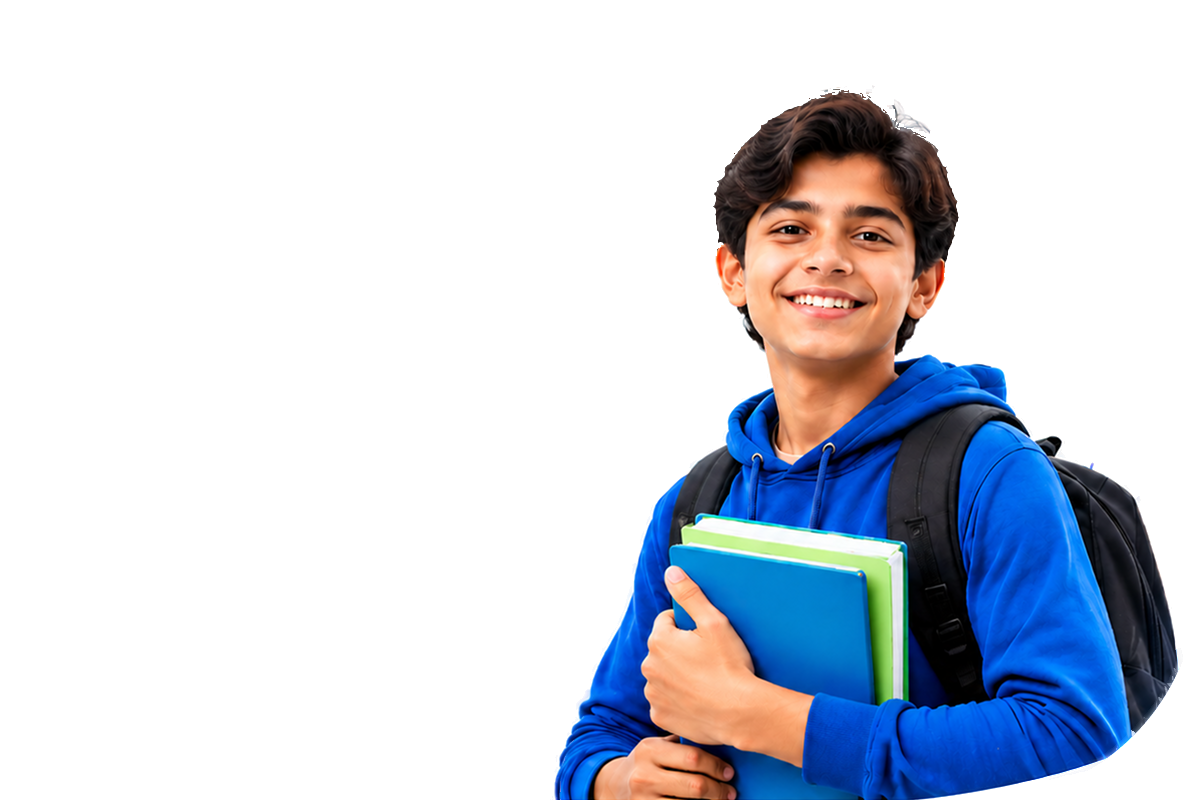
#> input picture student-hero-animation/assets/layers/boy.png, 1198 x 800 px
$ python build_config.py
#> lines starting #> are read from the running program, lines starting #| are printed output that depends on the picture; after the words box and inside, x2 and y2 are one past the last pixel; in counts of white or black regions, pixels touching at a corner belong together
"""Step 6: write the LAYERS / GROUPS config into index.html (between the CONFIG markers) from the generated layers,
including where each element hides behind the boy (nearest point at least 15 units inside boy.png's silhouette)."""
import json, re, numpy as np, cv2
from PIL import Image
ROOT = __file__.rsplit('/tools/', 1)[0]
P = json.load(open(f'{ROOT}/tools/parts.json')); HL = json.load(open(f'{ROOT}/tools/hair_layers.json')); E = json.load(open(f'{ROOT}/tools/element_layers.json'))
#> (reads student-hero-animation/tools/parts.json from the repository)
#> (reads student-hero-animation/tools/hair_layers.json from the repository)
#> (reads student-hero-animation/tools/element_layers.json from the repository)
a = np.asarray(Image.open(f'{ROOT}/assets/layers/boy.png'))[..., 3] / 255
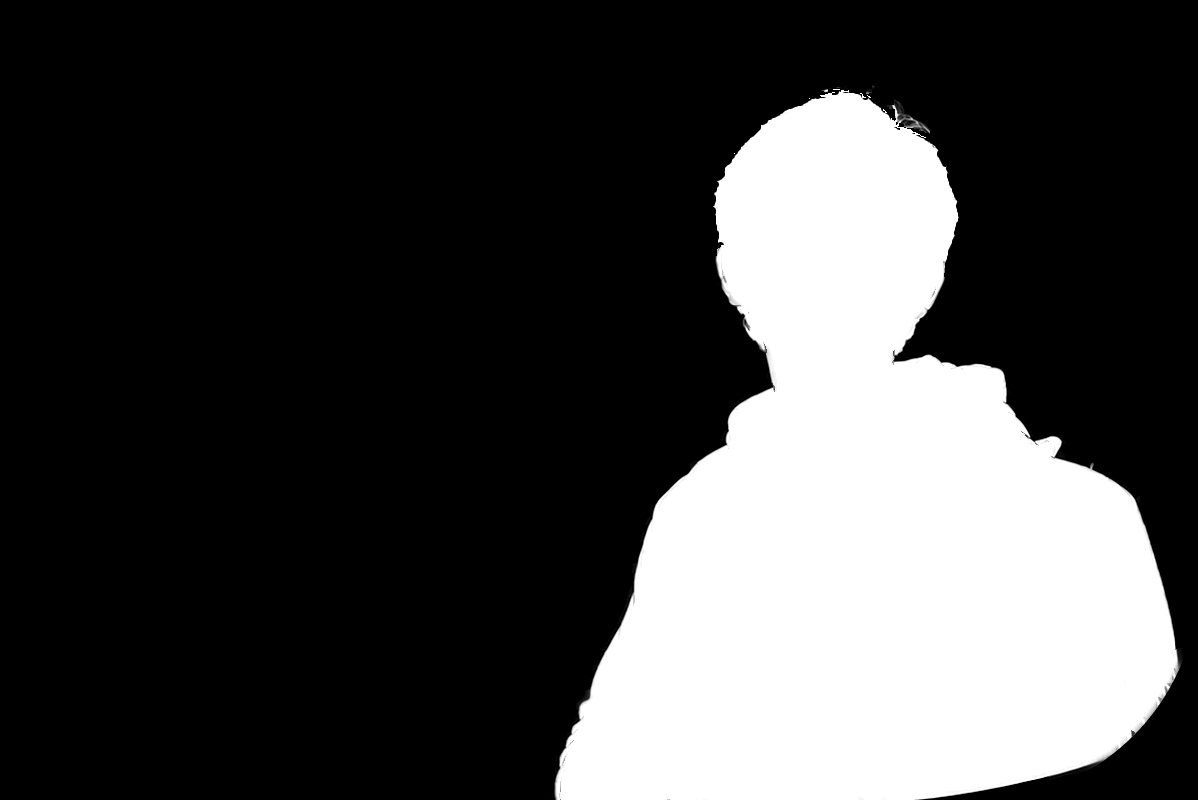
#> a: shape (800, 1198) float64; min 0, max 1, mean 0.267
inner = cv2.erode((a > 0.95).astype(np.uint8), np.ones((31, 31), np.uint8)); ys, xs = np.where(inner)
#> after `inner = cv2.erode((a > 0.95).astype(np.uint8), np.ones((31, 31), np.ui`:
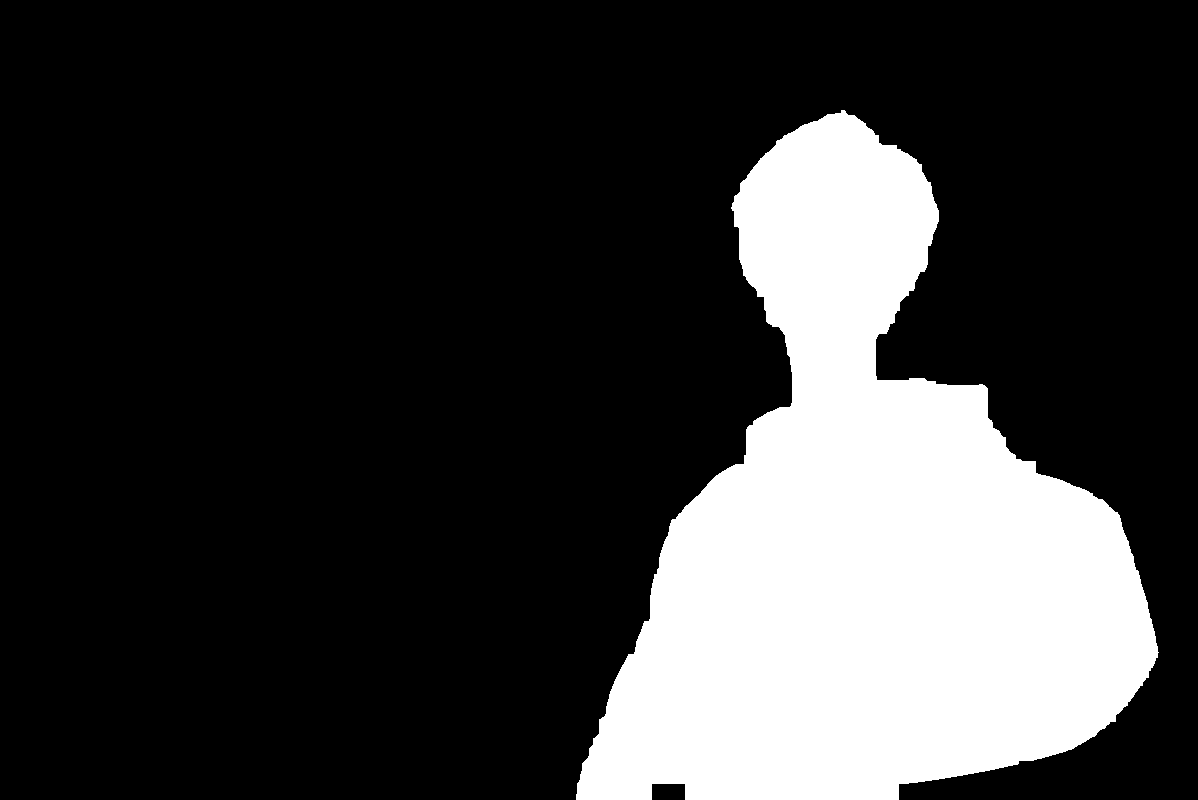
#> inner: shape (800, 1198); values 0 (black) and 1 (white), 22.2% white; 1 white region, box (x1, y1, x2, y2) and area: (576, 110, 1159, 800) 213210
def L(p, extra=''): return "{ file:'%s', x:%d, y:%d, w:%d, h:%d%s }" % (p['file'], p['x'], p['y'], p['w'], p['h'], extra)
lines = ["const LAYERS = {",
 "  BACKGROUND: { file:'assets/layers/background.jpg', x:-24, y:-24, w:1246, h:848 },",
 "  BOY:        { file:'assets/layers/boy.png', x:0, y:0, w:1198, h:800 },"]
for n, org in [('hair_top', '50% 88%'), ('hair_left', '85% 4%'), ('hair_right', '15% 4%')]:
    v = HL[n]; lines.append("  %s: { file:'assets/layers/%s.png', x:%d, y:%d, w:%d, h:%d, origin:'%s' }," % (n.upper(), n, v['x'], v['y'], v['w'], v['h'], org))
lines += ["  BULB:       " + L(P['bulb']) + ",",
          "  BULB_RAYS: [" + ", ".join(L(r, ", origin:'%s%% %s%%'" % (r['origin'][0], r['origin'][1])) for r in P['bulb_rays']) + "],",
          "  CHART_CARD: " + L(P['chart']['card'], ", tilt:-6.4") + ",",
          "  CHART_BARS: [" + ", ".join(L(r) for r in P['chart']['marks']) + "],",
          "  LIST_CARD:  " + L(P['list']['card'], ", tilt:7.5") + ",",
          "  LIST_LINES: [" + ", ".join(L(r) for r in P['list']['marks']) + "],",
          "  PLANE:      " + L(P['plane']) + ",",
          "  PLANE_TRAIL:" + L(P['plane_trail']) + ",",
          "  DOTS: [" + ", ".join(L(r) for r in P['dots']) + "],",
          "  CIRCLE:     " + L(P['circle']) + ",", "};",
          "// element groups: box on the canvas, where each hides behind the boy (from boy.png's alpha), idle float rhythm",
          "const GROUPS = {"]
rhythm = {'dots': ('3.8s', '-1.1s'), 'circle': ('4.6s', '-2.4s'), 'bulb': ('3.4s', '0s'), 'chart': ('4.0s', '-.8s'), 'list': ('4.6s', '-1.7s'), 'plane': ('3.8s', '-.4s')}
for n in ['dots', 'circle', 'bulb', 'chart', 'list', 'plane']:
    e = E[n]; cx, cy = e['x'] + e['w'] / 2, e['y'] + e['h'] / 2
    k = np.argmin((xs - cx) ** 2 + (ys - cy) ** 2); dx, dy = xs[k] - cx, ys[k] - cy; d = np.hypot(dx, dy)
    hx, hy = dx + dx / d * 20, dy + dy / d * 20
    lines.append("  %-7s { x:%d, y:%d, w:%d, h:%d, hideDx:%.1f, hideDy:%.1f, dur:'%s', delay:'%s' }," % (n + ':', e['x'], e['y'], e['w'], e['h'], hx, hy, *rhythm[n]))
#> this loop made 6 passes
#> (k, dx, dy, d, hx, hy) on passes 1 to 6: (5130, -227, 133, 263.1, -244.3, 143.1), (13850, -209.5, 36, 212.6, -229.2, 39.39), (3281, 65.5, 63, 90.88, 79.91, 76.86), (5130, -120.5, 69.5, 139.1, -137.8, 79.49), (40061, -109, 91.5, 142.3, -124.3, 104.4), (68253, -49.5, 72, 87.37, -60.83, 88.48)
#> after the loop, lines = 25 items
lines.append("};")
#> (the run stopped early here; a loop or call above may not have finished)
